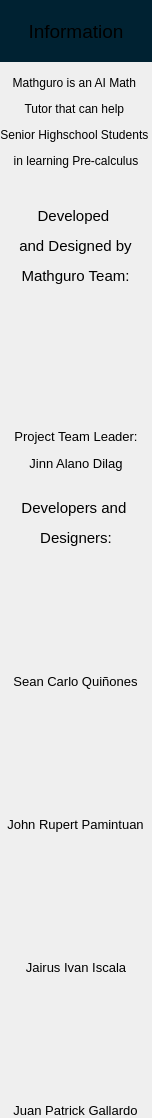
                                     <widget class="QWidget" name="scrollAreaWidgetContents">
                                      <property name="geometry">
                                       <rect>
                                        <x>0</x>
                                        <y>0</y>
                                        <width>145</width>
                                        <height>1111</height>
                                       </rect>
                                      </property>
                                      <property name="sizePolicy">
                                       <sizepolicy hsizetype="Preferred" vsizetype="Preferred">
                                        <horstretch>0</horstretch>
                                        <verstretch>0</verstretch>
                                       </sizepolicy>
                                      </property>
                                      <property name="minimumSize">
                                       <size>
                                        <width>0</width>
                                        <height>0</height>
                                       </size>
                                      </property>
                                      <property name="styleSheet">
                                       <string notr="true"/>
                                      </property>
                                      <layout class="QVBoxLayout" name="verticalLayout_70">
                                       <property name="spacing">
                                        <number>0</number>
                                       </property>
                                       <property name="leftMargin">
                                        <number>0</number>
                                       </property>
                                       <property name="topMargin">
                                        <number>0</number>
                                       </property>
                                       <property name="rightMargin">
                                        <number>0</number>
                                       </property>
                                       <property name="bottomMargin">
                                        <number>0</number>
                                       </property>
                                       <item alignment="Qt::AlignVCenter">
                                        <widget class="QLabel" name="label_7">
                                         <property name="font">
                                          <font>
                                           <pointsize>13</pointsize>
                                          </font>
                                         </property>
                                         <property name="styleSheet">
                                          <string notr="true">	background-color: rgb(0, 34, 50);	</string>
                                         </property>
                                         <property name="text">
                                          <string>&lt;html&gt;&lt;head/&gt;&lt;body&gt;&lt;p align=&quot;center&quot;&gt;&lt;br/&gt;&lt;span style=&quot; font-size:14pt;&quot;&gt;Information&lt;/span&gt;&lt;br/&gt;&lt;/p&gt;&lt;/body&gt;&lt;/html&gt;</string>
                                         </property>
                                         <property name="textFormat">
                                          <enum>Qt::RichText</enum>
                                         </property>
                                        </widget>
                                       </item>
                                       <item>
                                        <widget class="QLabel" name="label_42">
                                         <property name="text">
                                          <string>&lt;html&gt;&lt;head/&gt;&lt;body&gt;&lt;p align=&quot;center&quot;&gt;&lt;br/&gt;Mathguro is an AI Math &lt;/p&gt;&lt;p align=&quot;center&quot;&gt;Tutor that can help &lt;/p&gt;&lt;p align=&quot;center&quot;&gt;Senior Highschool Students &lt;/p&gt;&lt;p align=&quot;center&quot;&gt;in learning Pre-calculus&lt;br/&gt;&lt;/p&gt;&lt;/body&gt;&lt;/html&gt;</string>
                                         </property>
                                         <property name="textFormat">
                                          <enum>Qt::RichText</enum>
                                         </property>
                                        </widget>
                                       </item>
                                       <item alignment="Qt::AlignHCenter|Qt::AlignTop">
                                        <widget class="QLabel" name="label_31">
                                         <property name="text">
                                          <string>&lt;!DOCTYPE HTML PUBLIC &quot;-//W3C//DTD HTML 4.0//EN&quot; &quot;http://www.w3.org/TR/REC-html40/strict.dtd&quot;&gt;
&lt;html&gt;&lt;head&gt;&lt;meta name=&quot;qrichtext&quot; content=&quot;1&quot; /&gt;&lt;style type=&quot;text/css&quot;&gt;
p, li { white-space: pre-wrap; }
&lt;/style&gt;&lt;/head&gt;&lt;body style=&quot; font-family:'MS Shell Dlg 2'; font-size:8pt; font-weight:400; font-style:normal;&quot;&gt;
&lt;p align=&quot;center&quot; style=&quot;-qt-paragraph-type:empty; margin-top:12px; margin-bottom:12px; margin-left:0px; margin-right:0px; -qt-block-indent:0; text-indent:0px;&quot;&gt;&lt;br /&gt;&lt;/p&gt;
&lt;p align=&quot;center&quot; style=&quot; margin-top:12px; margin-bottom:12px; margin-left:0px; margin-right:0px; -qt-block-indent:0; text-indent:0px;&quot;&gt;&lt;span style=&quot; font-size:11pt;&quot;&gt;Developed &lt;/span&gt;&lt;/p&gt;
&lt;p align=&quot;center&quot; style=&quot; margin-top:12px; margin-bottom:12px; margin-left:0px; margin-right:0px; -qt-block-indent:0; text-indent:0px;&quot;&gt;&lt;span style=&quot; font-size:11pt;&quot;&gt;and Designed by&lt;/span&gt;&lt;/p&gt;
&lt;p align=&quot;center&quot; style=&quot; margin-top:12px; margin-bottom:12px; margin-left:0px; margin-right:0px; -qt-block-indent:0; text-indent:0px;&quot;&gt;&lt;span style=&quot; font-size:11pt;&quot;&gt;Mathguro Team:&lt;/span&gt;&lt;/p&gt;
&lt;p align=&quot;center&quot; style=&quot;-qt-paragraph-type:empty; margin-top:12px; margin-bottom:12px; margin-left:0px; margin-right:0px; -qt-block-indent:0; text-indent:0px; font-size:11pt;&quot;&gt;&lt;br /&gt;&lt;/p&gt;&lt;/body&gt;&lt;/html&gt;</string>
                                         </property>
                                         <property name="textFormat">
                                          <enum>Qt::RichText</enum>
                                         </property>
                                         <property name="scaledContents">
                                          <bool>false</bool>
                                         </property>
                                        </widget>
                                       </item>
                                       <item>
                                        <widget class="QLabel" name="label_30">
                                         <property name="sizePolicy">
                                          <sizepolicy hsizetype="Preferred" vsizetype="Preferred">
                                           <horstretch>0</horstretch>
                                           <verstretch>0</verstretch>
                                          </sizepolicy>
                                         </property>
                                         <property name="styleSheet">
                                          <string notr="true">border-image: url(:/images/Dilag.jpg);
padding-top: 100px;
margin-left: 30px;
margin-right: 30px;</string>
                                         </property>
                                         <property name="text">
                                          <string/>
                                         </property>
                                         <property name="scaledContents">
                                          <bool>true</bool>
                                         </property>
                                        </widget>
                                       </item>
                                       <item alignment="Qt::AlignHCenter">
                                        <widget class="QLabel" name="label_32">
                                         <property name="text">
                                          <string>&lt;html&gt;&lt;head/&gt;&lt;body&gt;&lt;p align=&quot;center&quot;&gt;&lt;span style=&quot; font-size:10pt;&quot;&gt;Project Team Leader:&lt;/span&gt;&lt;/p&gt;&lt;p align=&quot;center&quot;&gt;&lt;span style=&quot; font-size:10pt;&quot;&gt;Jinn Alano Dilag&lt;br/&gt;&lt;/span&gt;&lt;/p&gt;&lt;/body&gt;&lt;/html&gt;</string>
                                         </property>
                                         <property name="textFormat">
                                          <enum>Qt::RichText</enum>
                                         </property>
                                        </widget>
                                       </item>
                                       <item alignment="Qt::AlignHCenter">
                                        <widget class="QLabel" name="label_33">
                                         <property name="text">
                                          <string>&lt;html&gt;&lt;head/&gt;&lt;body&gt;&lt;p align=&quot;center&quot;&gt;&lt;br/&gt;&lt;span style=&quot; font-size:11pt;&quot;&gt;Developers and &lt;/span&gt;&lt;/p&gt;&lt;p align=&quot;center&quot;&gt;&lt;span style=&quot; font-size:11pt;&quot;&gt;Designers:&lt;/span&gt;&lt;br/&gt;&lt;/p&gt;&lt;/body&gt;&lt;/html&gt;</string>
                                         </property>
                                         <property name="textFormat">
                                          <enum>Qt::RichText</enum>
                                         </property>
                                        </widget>
                                       </item>
                                       <item>
                                        <widget class="QLabel" name="label_34">
                                         <property name="styleSheet">
                                          <string notr="true">border-image: url(:/images/Quinones.jpg);
padding-top: 100px;
margin-left: 25px;
margin-right: 25px;</string>
                                         </property>
                                         <property name="text">
                                          <string/>
                                         </property>
                                         <property name="scaledContents">
                                          <bool>true</bool>
                                         </property>
                                        </widget>
                                       </item>
                                       <item alignment="Qt::AlignHCenter">
                                        <widget class="QLabel" name="label_35">
                                         <property name="text">
                                          <string>&lt;html&gt;&lt;head/&gt;&lt;body&gt;&lt;p align=&quot;center&quot;&gt;&lt;span style=&quot; font-size:10pt;&quot;&gt;Sean Carlo Quiñones&lt;br/&gt;&lt;/span&gt;&lt;/p&gt;&lt;/body&gt;&lt;/html&gt;</string>
                                         </property>
                                         <property name="textFormat">
                                          <enum>Qt::RichText</enum>
                                         </property>
                                        </widget>
                                       </item>
                                       <item>
                                        <widget class="QLabel" name="label_36">
                                         <property name="styleSheet">
                                          <string notr="true">border-image: url(:/images/Pamintuan.jpg);
padding-top: 100px;
margin-left: 25px;
margin-right: 25px;</string>
                                         </property>
                                         <property name="text">
                                          <string/>
                                         </property>
                                         <property name="scaledContents">
                                          <bool>true</bool>
                                         </property>
                                        </widget>
                                       </item>
                                       <item alignment="Qt::AlignHCenter">
                                        <widget class="QLabel" name="label_37">
                                         <property name="text">
                                          <string>&lt;html&gt;&lt;head/&gt;&lt;body&gt;&lt;p align=&quot;center&quot;&gt;&lt;span style=&quot; font-size:10pt;&quot;&gt;John Rupert Pamintuan&lt;br/&gt;&lt;/span&gt;&lt;/p&gt;&lt;/body&gt;&lt;/html&gt;</string>
                                         </property>
                                         <property name="textFormat">
                                          <enum>Qt::RichText</enum>
                                         </property>
                                        </widget>
                                       </item>
                                       <item>
                                        <widget class="QLabel" name="label_38">
                                         <property name="styleSheet">
                                          <string notr="true">border-image: url(:/images/Iscala.jpg);
padding-top: 100px;
margin-left: 25px;
margin-right: 25px;</string>
                                         </property>
                                         <property name="text">
                                          <string/>
                                         </property>
                                         <property name="scaledContents">
                                          <bool>true</bool>
                                         </property>
                                        </widget>
                                       </item>
                                       <item alignment="Qt::AlignHCenter">
                                        <widget class="QLabel" name="label_39">
                                         <property name="lineWidth">
                                          <number>1</number>
                                         </property>
                                         <property name="text">
                                          <string>&lt;html&gt;&lt;head/&gt;&lt;body&gt;&lt;p align=&quot;center&quot;&gt;&lt;span style=&quot; font-size:10pt;&quot;&gt;Jairus Ivan Iscala&lt;br/&gt;&lt;/span&gt;&lt;/p&gt;&lt;/body&gt;&lt;/html&gt;</string>
                                         </property>
                                         <property name="textFormat">
                                          <enum>Qt::RichText</enum>
                                         </property>
                                        </widget>
                                       </item>
                                       <item>
                                        <widget class="QLabel" name="label_40">
                                         <property name="styleSheet">
                                          <string notr="true">border-image: url(:/images/Gallardo.jpg);
padding-top: 100px;
margin-left: 25px;
margin-right: 25px;</string>
                                         </property>
                                         <property name="text">
                                          <string/>
                                         </property>
                                         <property name="scaledContents">
                                          <bool>true</bool>
                                         </property>
                                        </widget>
                                       </item>
                                       <item alignment="Qt::AlignHCenter">
                                        <widget class="QLabel" name="label_41">
                                         <property name="text">
                                          <string>&lt;html&gt;&lt;head/&gt;&lt;body&gt;&lt;p align=&quot;center&quot;&gt;&lt;span style=&quot; font-size:10pt;&quot;&gt;Juan Patrick Gallardo&lt;/span&gt;&lt;/p&gt;&lt;/body&gt;&lt;/html&gt;</string>
                                         </property>
                                         <property name="textFormat">
                                          <enum>Qt::RichText</enum>
                                         </property>
                                        </widget>
                                       </item>
                                      </layout>
                                     </widget>
